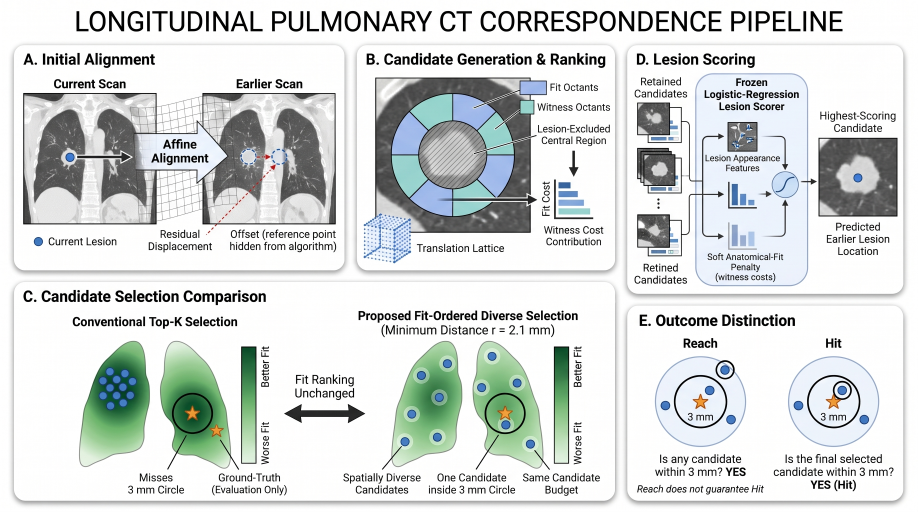
#> input picture figures/biorender/overview_detailed.png, 2752 x 1536 px (shown at 1/3 size)
$ python fig_overview_br.py
#> lines starting #> are read from the running program, lines starting #| are printed output that depends on the picture; after the words box and inside, x2 and y2 are one past the last pixel; in counts of white or black regions, pixels touching at a corner belong together
### scripts/style.py
"""Shared figure style for the paper (CVPR column = 3.25 in, page = 6.875 in)."""
import matplotlib as mpl

COL_W = 3.25
PAGE_W = 6.875

# Validated categorical slots 1-3 (all-pairs safe) + neutrals
OURS = "#2a78d6"      # Diverse search
SPLINE = "#eb6834"    # B-spline baseline
ALT = "#1baf7a"       # strict / alternative route
SAMC = "#6250d6"      # SAM (only appears in bar charts, never next to ALT)
INK = "#0b0b0b"
INK2 = "#52514e"
MUTED = "#8a8985"
GRID = "#e4e3df"
SURF = "#fcfcfb"


def apply():
    mpl.rcParams.update({
        "font.family": "serif",
        # Times New Roman if installed; otherwise metric-compatible Times clones
        "font.serif": ["Times New Roman", "TeX Gyre Termes", "Liberation Serif", "Nimbus Roman", "Times"],
        "mathtext.fontset": "stix",
        "font.size": 7,
        "axes.titlesize": 7.5,
        "axes.titleweight": "bold",
        "axes.labelsize": 7,
        "axes.labelcolor": INK2,
        "axes.edgecolor": MUTED,
        "axes.linewidth": 0.6,
        "axes.spines.top": False,
        "axes.spines.right": False,
        "axes.grid": True,
        "grid.color": GRID,
        "grid.linewidth": 0.5,
        "xtick.color": INK2,
        "ytick.color": INK2,
        "xtick.labelsize": 6.5,
        "ytick.labelsize": 6.5,
        "xtick.major.width": 0.6,
        "ytick.major.width": 0.6,
        "legend.fontsize": 6.5,
        "legend.frameon": False,
        "lines.linewidth": 1.5,
        "lines.markersize": 4,
        "savefig.dpi": 300,
        "savefig.bbox": "tight",
        "savefig.pad_inches": 0.02,
        "pdf.fonttype": 42,
    })

### scripts/fig_overview_br.py
"""Method overview (Fig. 2) from the detailed BioRender illustration.

BioRender's generator delivers the figure as one flat image whose lettering is drawn as
pixels in a sans-serif face (its PowerPoint export would be that same single picture).
This script therefore
  1. removes every lettered region from figures/biorender/overview_detailed.png,
  2. fixes what the generator got wrong in panel C (a second ground-truth star with its
     leader line; 11 instead of 12 diverse candidates) and draws the corrected leader,
  3. saves the cleaned artwork as figures/biorender/overview_clean.png, and
  4. typesets every label from the single LAYOUT table below:
       - figures/overview.pdf / .png for the paper (Times via TeX Gyre Termes), and
       - figures/overview.pptx, an editable slide with Times New Roman text boxes
         over the cleaned artwork (scripts/make_overview_pptx.py).
Coordinates are in a 2000 x 1116 frame (the artwork is 2752 x 1536 px).
"""
import os
import sys
import numpy as np
import cv2
import matplotlib.pyplot as plt
sys.path.insert(0, os.path.dirname(__file__))

ROOT = os.path.join(os.path.dirname(__file__), "..")
SRC = os.path.join(ROOT, "figures", "biorender", "overview_detailed.png")
CLEAN = os.path.join(ROOT, "figures", "biorender", "overview_clean.png")
FW, FH = 2000, 1116
K = 12                                    # candidate budget drawn in panel C
TOP = 92                                  # rows above this (the old title banner) are cropped away

# Font sizes in points at paper size (figure width = 6.875 in).
TITLE, HEAD, LAB, SUB = 12.5, 8.4, 6.4, 5.8

# (x, y, text, size, options). Options: b=bold, i=italic, ha, rot.
# Inline $...$ marks an italic math symbol.
LAYOUT = [
    # panel heads
    (52, 130, "A. Initial Alignment", HEAD, dict(b=1, ha="left")),
    (797, 130, "B. Candidate Generation & Ranking", HEAD, dict(b=1, ha="left")),
    (1386, 130, "D. Lesion Scoring", HEAD, dict(b=1, ha="left")),
    (52, 647, "C. Candidate Selection Comparison", HEAD, dict(b=1, ha="left")),
    (1393, 699, "E. Outcome Distinction", HEAD, dict(b=1, ha="left")),
    # A
    (196, 184, "Current Scan", LAB, dict(b=1)),
    (587, 184, "Earlier Scan", LAB, dict(b=1)),
    (398, 330, "Affine\nAlignment", LAB, dict(b=1)),
    (102, 527, "Current Lesion", LAB, dict(ha="left")),
    (385, 524, "Residual\nDisplacement", LAB, {}),
    (617, 524, "Offset (reference point\nhidden from algorithm)", LAB, {}),
    # B
    (1199, 190, "Fit Octants", LAB, dict(ha="left")),
    (1172, 234, "Witness Octants", LAB, dict(ha="left")),
    (1252, 294, "Lesion-Excluded\nCentral Region", LAB, {}),
    (1190, 433, "Fit Cost", SUB, dict(rot=90)),
    (1252, 514, "Witness Cost\nContribution", LAB, {}),
    (907, 541, "Translation Lattice", LAB, dict(ha="left")),
    # D
    (1441, 191, "Retained\nCandidates", LAB, {}),
    (1639, 208, "Frozen\nLogistic-Regression\nLesion Scorer", LAB, dict(b=1)),
    (1617, 362, "Lesion Appearance\nFeatures", 5.3, {}),
    (1625, 578, "Soft Anatomical-Fit\nPenalty\n(witness costs)", SUB, {}),
    (1870, 266, "Highest-Scoring\nCandidate", LAB, {}),
    (1870, 521, "Predicted\nEarlier Lesion\nLocation", LAB, {}),
    # C
    (338, 701, "Conventional Top-K Selection", LAB + 0.3, dict(b=1)),
    (1020, 688, "Proposed Fit-Ordered Diverse Selection", LAB + 0.3, dict(b=1)),
    (1020, 721, "(Minimum Distance $r$ = 2.1 mm)", LAB + 0.3, {}),
    (579, 797, "Better Fit", SUB, dict(rot=90)),
    (579, 962, "Worse Fit", SUB, dict(rot=90)),
    (1259, 797, "Better Fit", SUB, dict(rot=90)),
    (1259, 962, "Worse Fit", SUB, dict(rot=90)),
    (708, 842, "Fit Ranking\nUnchanged", LAB + 0.3, {}),
    (340, 1054, "Misses\n3 mm Circle", LAB, {}),
    (544, 1054, "Ground-Truth\n(Evaluation Only)", LAB, {}),
    (832, 1054, "Spatially Diverse\nCandidates", LAB, {}),
    (1028, 1054, "One Candidate\ninside 3 mm Circle", LAB, {}),
    (1223, 1054, f"Same Candidate\nBudget ($K$ = {K})", LAB, {}),
    # E
    (1527, 748, "Reach", LAB + 0.6, dict(b=1)),
    (1817, 748, "Hit", LAB + 0.6, dict(b=1)),
    (1527, 909, "3 mm", SUB, {}),
    (1817, 909, "3 mm", SUB, {}),
    (1527, 999, "Is any candidate\nwithin 3 mm?", LAB, {}),
    (1527, 1039, "YES", LAB, dict(b=1)),
    (1817, 999, "Is the final selected\ncandidate within 3 mm?", LAB, {}),
    (1817, 1039, "YES (Hit)", LAB, dict(b=1)),
    (1672, 1071, "Reach does not guarantee Hit", SUB, dict(i=1)),
]

# every lettered region in the BioRender art, (x0, y0, x1, y1) in the 2000 x 1116 frame
BOXES = [
    (140, 12, 1860, 82),                                   # banner
    (45, 106, 350, 154), (790, 106, 1330, 154), (1380, 106, 1655, 154),
    (45, 622, 590, 672), (1388, 676, 1742, 722),           # panel heads
    (108, 166, 284, 200), (506, 166, 668, 200),            # A
    (326, 292, 470, 368),
    (98, 510, 262, 544), (314, 493, 468, 554), (492, 493, 744, 554),
    (1194, 174, 1312, 206), (1167, 218, 1338, 250), (1166, 264, 1338, 324),   # B
    (1175, 392, 1206, 478), (1180, 486, 1324, 545), (902, 525, 1106, 558),
    (1378, 161, 1505, 220), (1534, 171, 1746, 247), (1530, 332, 1708, 380),   # D
    (1534, 546, 1716, 618), (1778, 236, 1962, 296), (1790, 478, 1950, 564),
    (1376, 568, 1506, 624),                                # misspelt duplicate label
    (150, 683, 527, 720), (770, 670, 1270, 706), (824, 703, 1216, 739),       # C
    (563, 748, 594, 848), (563, 912, 594, 1012), (1243, 748, 1274, 848), (1243, 912, 1274, 1012),
    (634, 810, 784, 874), (270, 1024, 410, 1084), (455, 1024, 634, 1084),
    (742, 1024, 924, 1084), (927, 1024, 1130, 1084), (1134, 1024, 1314, 1084),
    (1484, 731, 1572, 765), (1790, 731, 1845, 765),        # E
    (1499, 898, 1556, 922), (1789, 898, 1846, 922),
    (1378, 983, 1668, 1086), (1676, 983, 1958, 1074),
]


def build_clean():
    img = cv2.imread(SRC)
#> img is the input picture: shape (1536, 2752, 3); mean B, G, R 215.9, 217.2, 212.7
    sc = img.shape[1] / FW
    px = lambda *v: [int(round(a * sc)) for a in v]
    rgb = img[:, :, ::-1].astype(int)
    R, G, B = rgb[..., 0], rgb[..., 1], rgb[..., 2]
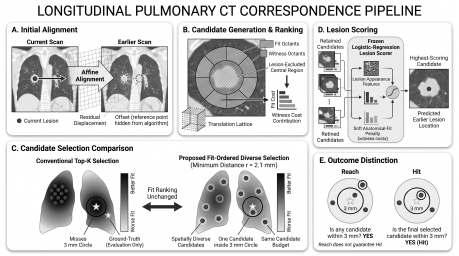
#> R: shape (1536, 2752) int64 (shown at 1/6 size); min 0, max 255, mean 212.7
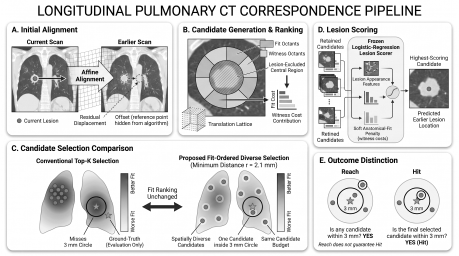
#> G: shape (1536, 2752) int64 (shown at 1/6 size); min 0, max 255, mean 217.2
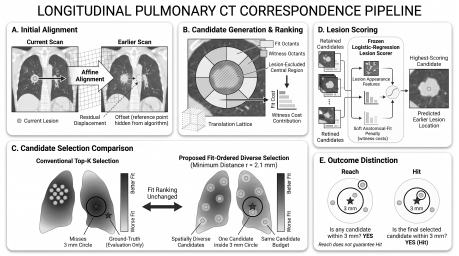
#> B: shape (1536, 2752) int64 (shown at 1/6 size); min 0, max 255, mean 215.9

    # (a) second ground-truth star and the leader line pointing at it (panel C, left map)
    m = np.zeros(img.shape[:2], np.uint8)
    x0, y0, x1, y1 = px(448, 912, 498, 966)
    star = ((R > 200) & (G > 90) & (G < 190) & (B < 100))[y0:y1, x0:x1].astype(np.uint8) * 255
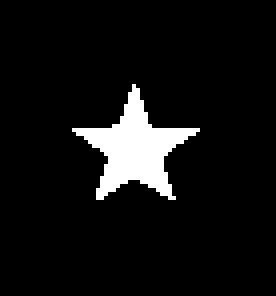
#> star: shape (74, 69) (shown 4 times larger); 7% white; 1 white region, box (x1, y1, x2, y2) and area: (18, 21, 50, 50) 355
    m[y0:y1, x0:x1] = cv2.dilate(star, np.ones((15, 15), np.uint8))
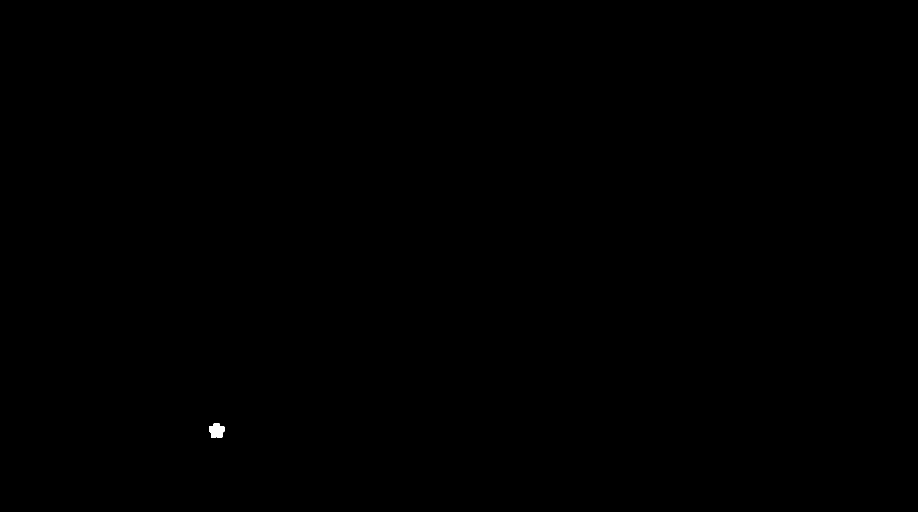
#> m: shape (1536, 2752) (shown at 1/3 size); 0.04% white; 1 white region, box (x1, y1, x2, y2) and area: (627, 1269, 673, 1312) 1494
    band = np.zeros_like(m)                                   # only the dark line pixels
    cv2.line(band, tuple(px(530, 1030)), tuple(px(476, 946)), 255, px(12)[0])
#> band: shape (1536, 2752); 0.07% white; 1 white region, box (x1, y1, x2, y2) and area: (646, 1293, 739, 1427) 2851
    dark = ((R + G + B) < 330).astype(np.uint8) * 255
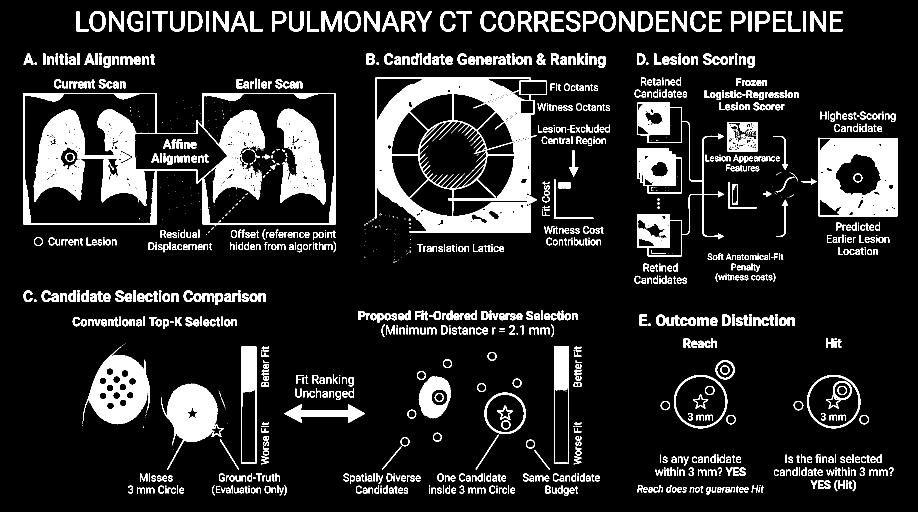
#> dark: shape (1536, 2752) (shown at 1/3 size); 13.1% white; 1416 white regions (391 under 20 px), largest, box (x1, y1, x2, y2) and area: (1124, 233, 1640, 698) 90502, (70, 279, 1007, 679) 64967, (2456, 413, 2692, 649) 39925
    m |= cv2.dilate(band & dark, np.ones((5, 5), np.uint8))
#> m: shape (1536, 2752); 0.06% white; 2 white regions, box (x1, y1, x2, y2) and area: (627, 1269, 673, 1313) 1501, (658, 1317, 719, 1411) 917
    img = cv2.inpaint(img, m, 5, cv2.INPAINT_TELEA)

    # (b) remove all lettering: fill each box with the median colour of its border
    for b in BOXES:
        x0, y0, x1, y1 = px(*b)
        ring = np.concatenate([img[y0, x0:x1], img[y1, x0:x1], img[y0:y1, x0], img[y0:y1, x1]])
        img[y0:y1, x0:x1] = np.median(ring, axis=0)
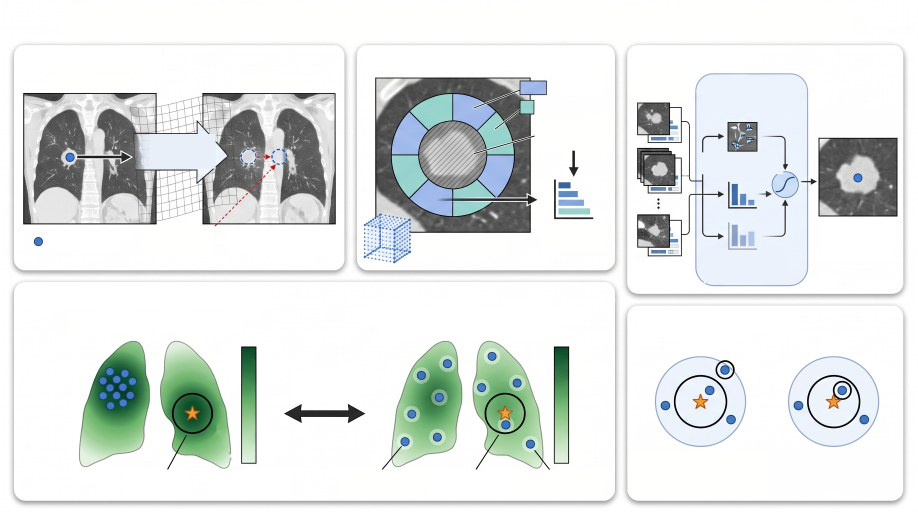
#> img: shape (1536, 2752, 3) (shown at 1/3 size); mean B, G, R 227.1, 228.4, 223.9

    # (c) corrected leader to the ground-truth star, and the 12th diverse candidate
    aa = cv2.LINE_AA
    cv2.line(img, tuple(px(526, 1024)), tuple(px(437, 922)), (58, 58, 58), 2, aa)
    c = tuple(px(970, 911))
    halo = img.copy()
    cv2.circle(halo, c, px(15.5)[0], (255, 255, 255), -1, aa)
    img = cv2.addWeighted(halo, 0.55, img, 0.45, 0)
    cv2.circle(img, c, px(8.0)[0], (201, 119, 37), -1, aa)        # BGR of #2577c9
    cv2.circle(img, c, px(8.0)[0], (111, 65, 23), 2, aa)          # BGR of #17416f
    cv2.imwrite(CLEAN, img)
    return img


# [4 lines left out: function split_math, not called in this run]


def render_paper(img):
    import style as S
    S.apply()
    plt.rcParams.update({"pdf.fonttype": 42, "font.family": "serif",
                         "font.serif": ["Times New Roman", "TeX Gyre Termes", "Nimbus Roman", "Times"]})
    W = S.PAGE_W
    fig = plt.figure(figsize=(W, W * (FH - TOP) / FW))
    ax = fig.add_axes([0, 0, 1, 1])
    ax.imshow(img[:, :, ::-1], extent=[0, FW, FH, 0], interpolation="lanczos")
    ax.set_xlim(0, FW); ax.set_ylim(FH, TOP); ax.axis("off")
    for x, y, s, size, o in LAYOUT:
        ax.text(x, y, s, fontsize=size, fontweight="bold" if o.get("b") else "normal",
                style="italic" if o.get("i") else "normal", ha=o.get("ha", "center"),
                va="center", rotation=o.get("rot", 0), color="#141414", linespacing=1.05)
    out = os.path.join(ROOT, "figures")
    fig.savefig(os.path.join(out, "overview.pdf"), dpi=400)
    fig.savefig(os.path.join(out, "overview.png"), dpi=300)
    plt.close(fig)


if __name__ == "__main__":
    clean = build_clean()
    render_paper(clean)
    print("wrote figures/overview.pdf and figures/biorender/overview_clean.png")

$ run again, with figures/biorender/overview_full.png copied over figures/biorender/overview_detailed.png
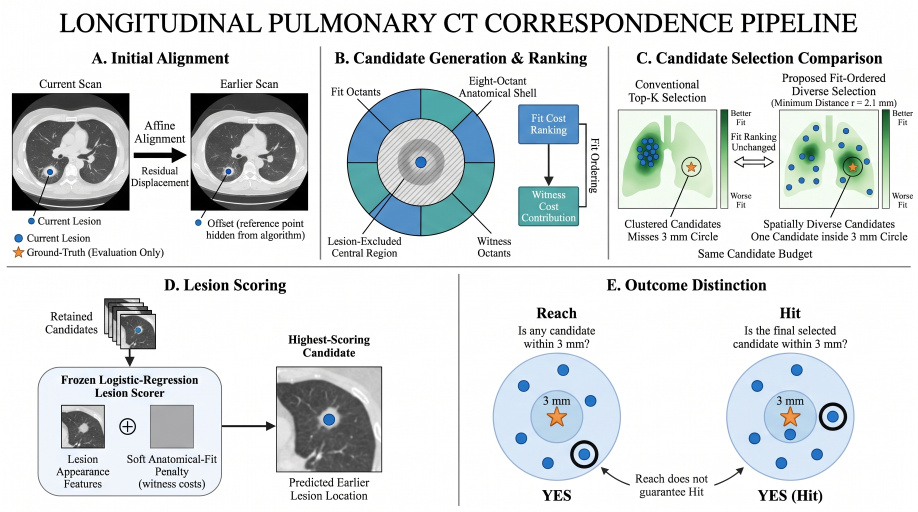
#> input picture figures/biorender/overview_full.png, 2752 x 1536 px (shown at 1/3 size)
#> in build_clean, img is the input picture: shape (1536, 2752, 3); mean B, G, R 222.9, 221.9, 217.3
#> star: shape (74, 69); every value is 0
#> band: shape (1536, 2752); 0.07% white; 1 white region, box (x1, y1, x2, y2) and area: (646, 1293, 739, 1427) 2851
#> in build_clean, `dark = ((R + G + B) < 330).astype(np.uint8) * 255`:
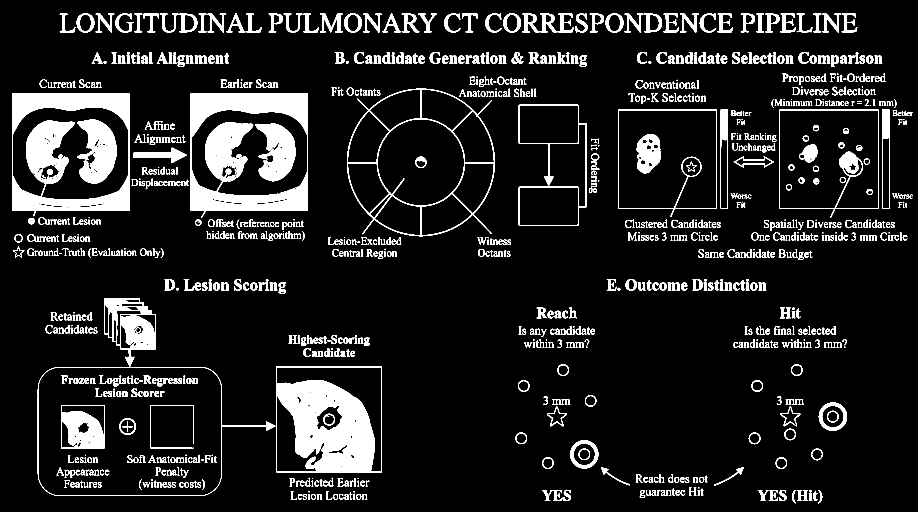
#> dark: shape (1536, 2752) (shown at 1/3 size); 10.4% white; 1098 white regions (93 under 20 px), largest, box (x1, y1, x2, y2) and area: (828, 1100, 1146, 1417) 55964, (36, 280, 389, 649) 52214, (572, 280, 924, 654) 45333
#> after the loop in build_clean, `for b in BOXES:`:
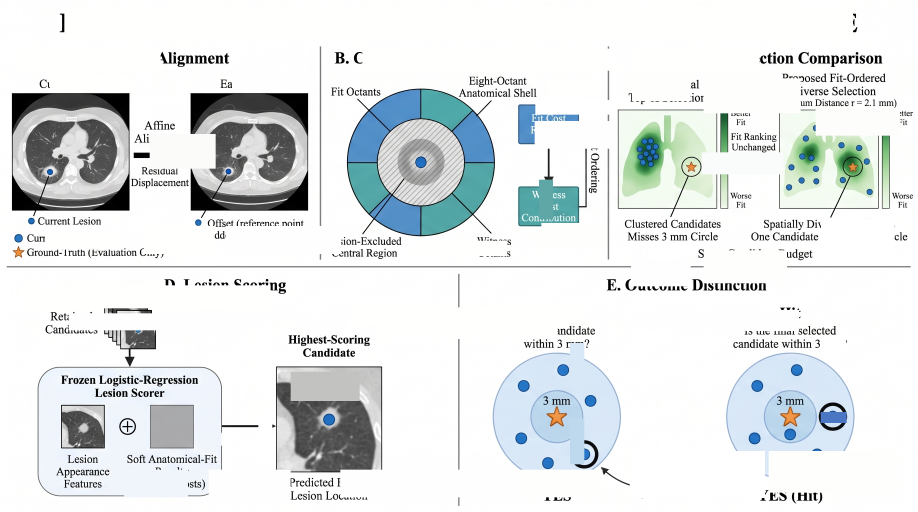
#> img: shape (1536, 2752, 3) (shown at 1/3 size); mean B, G, R 230.1, 229.3, 225.2

$ run again, with figures/biorender/ov_A_align.jpg saved as figures/biorender/overview_detailed.png
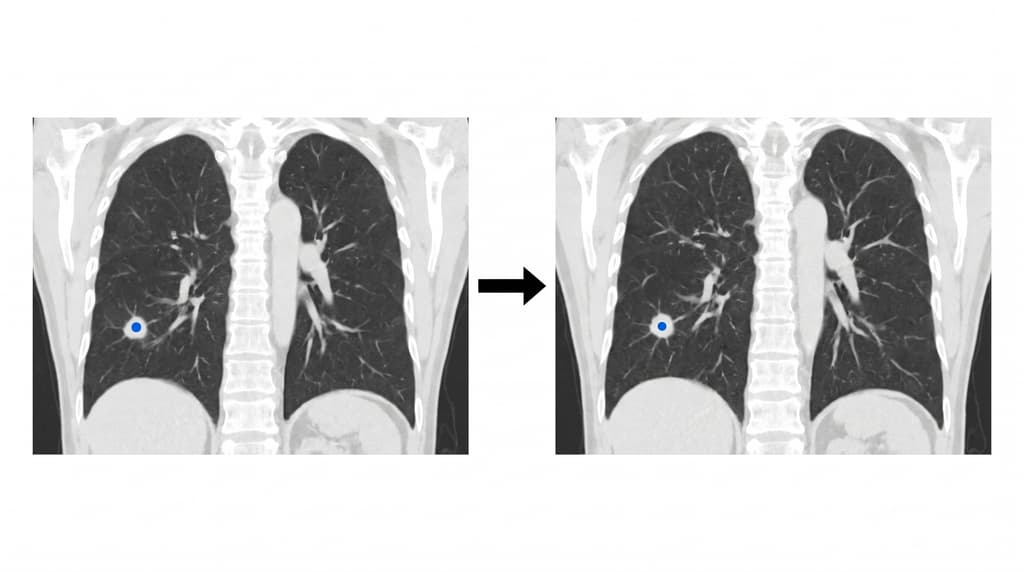
#> input picture figures/biorender/ov_A_align.jpg, 1024 x 572 px
#> in build_clean, img is the input picture: shape (572, 1024, 3); mean B, G, R 205.3, 205.3, 205.3
#> star: shape (28, 26); every value is 0
#> m: shape (572, 1024); every value is 0
#> band: shape (572, 1024); 0.07% white; 1 white region, box (x1, y1, x2, y2) and area: (241, 481, 275, 531) 400
#> in build_clean, `dark = ((R + G + B) < 330).astype(np.uint8) * 255`:
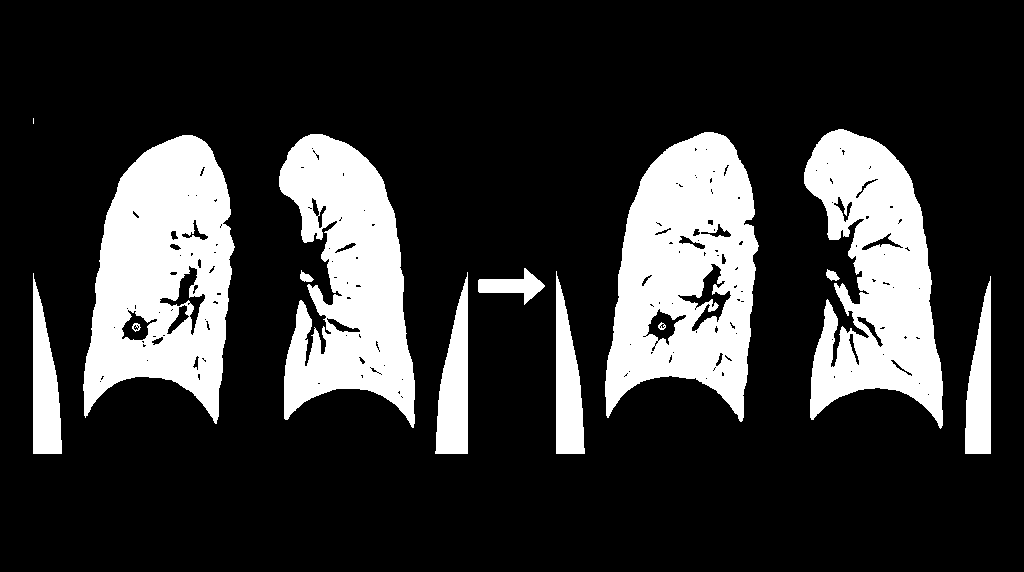
#> dark: shape (572, 1024); 20.8% white; 14 white regions (1 under 20 px), largest, box (x1, y1, x2, y2) and area: (605, 132, 759, 422) 29107, (83, 135, 235, 424) 28552, (804, 129, 943, 429) 24656
#> in build_clean, `cv2.line(img, tuple(px(526, 1024)), tuple(px(437, 922)), (58, 58, 58),..`:
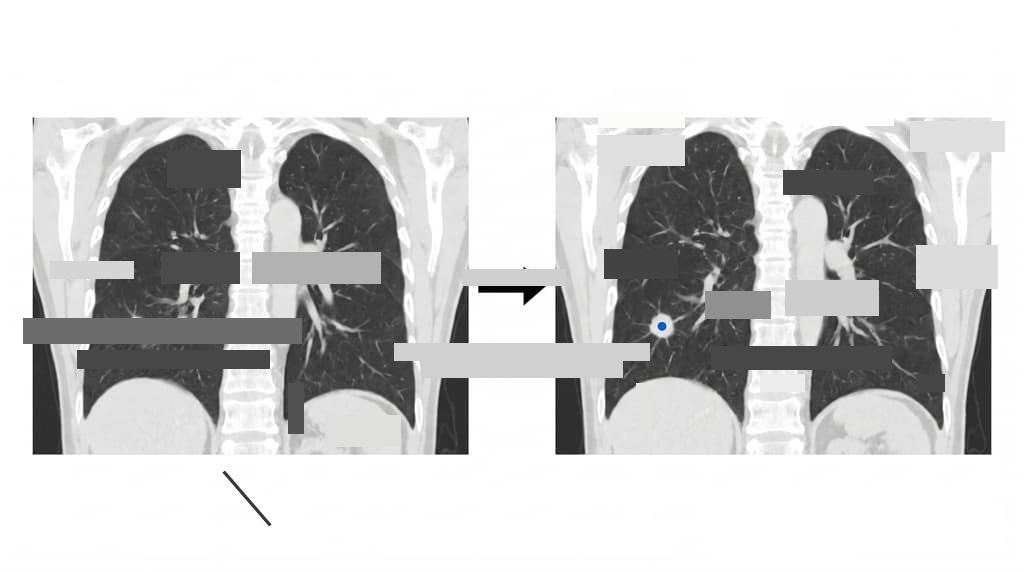
#> img: shape (572, 1024, 3); mean B, G, R 204.9, 204.9, 204.9
